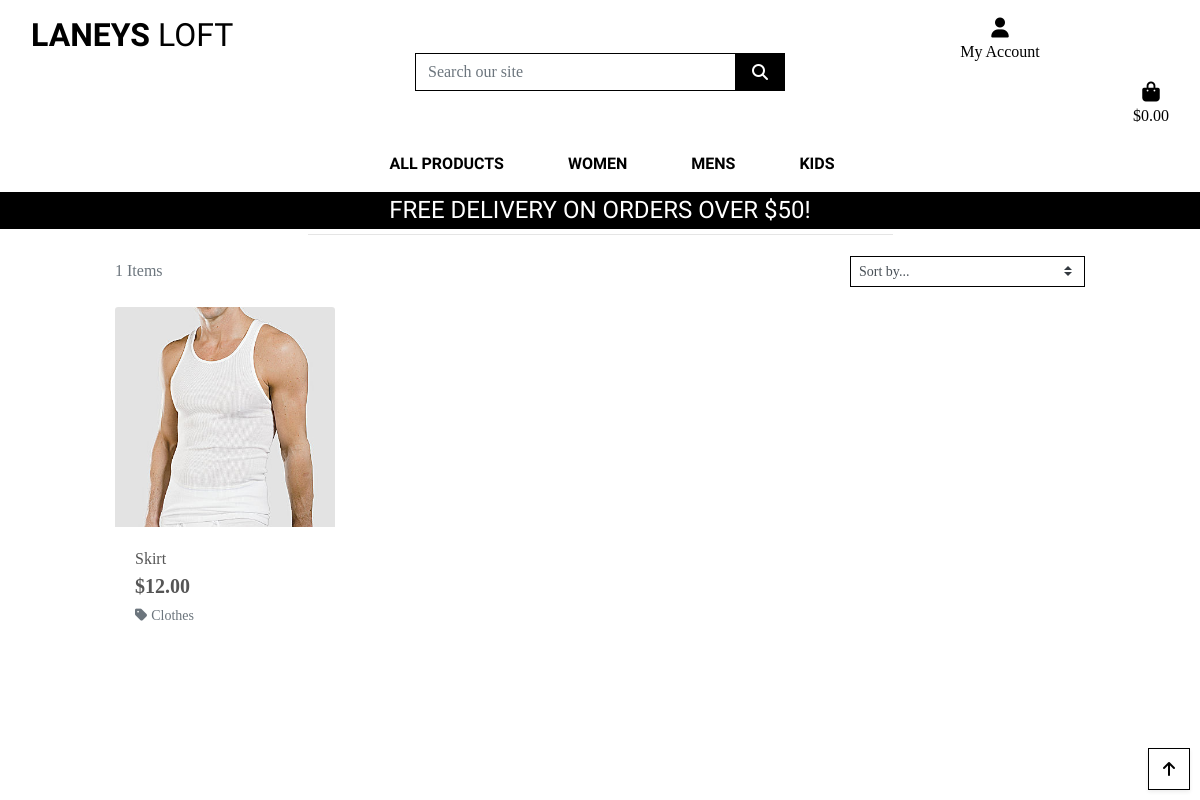
Before: /items/ with the older database file.
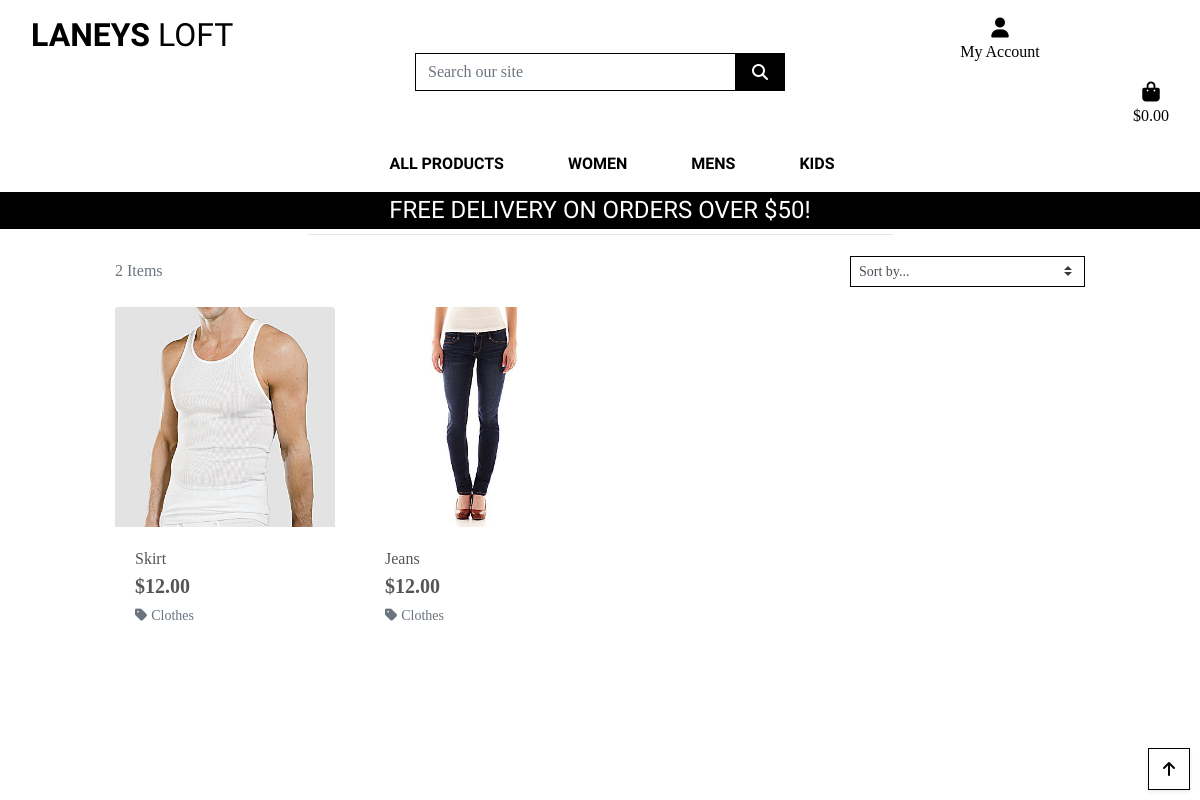
After: the same page with the newer database file.
### items/models.py (models this page shows, shortened)
class Item(models.Model):
    category = models.ForeignKey('Category', null=True, blank=True, on_delete=models.SET_NULL)
    sku = models.UUIDField(primary_key=True, default=uuid.uuid4, editable=False, max_length=2254)
    name = models.CharField(max_length=254)
    clothes_type = models.ForeignKey('ClothesType', null=True, blank=True, on_delete=models.SET_NULL)
    men_women_children = models.CharField(max_length=200, choices=MEN_WOMEN_CHILDREN, default='na')
    size = models.ForeignKey('Size', null=True, blank=True, on_delete=models.SET_NULL)
    kids_age = models.ForeignKey('KidsAge', null=True, blank=True, on_delete=models.SET_NULL)
    colour = models.ForeignKey('Colour', null=True, blank=True, on_delete=models.SET_NULL)
    brand_or_author = models.ForeignKey('BrandOrAuthor', null=True, blank=True, on_delete=models.SET_NULL)
    description = models.TextField()
    price = models.DecimalField(max_digits=6, decimal_places=2)
    quality = models.CharField(max_length=254)
    image_url = models.URLField(max_length=1024, null=True, blank=True)
    image = models.ImageField(null=True, blank=True)

class Category(models.Model):
    class Meta:
        verbose_name_plural = 'Categories'
    name = models.CharField(max_length=254)
    friendly_name = models.CharField(max_length=254, null=True, blank=True)

### items/views.py (the view, shortened to what this page needs)
# urls.py: path('', views.all_items, name='items'),
def all_items(request):
    items = Item.objects.all()
    query = None
    categories = None
    sort = None
    direction = None
    current_sorting = f'{sort}_{direction}'
    context = {
        'items': items,
        'search_term': query,
        'current_categories': categories,
        'current_sorting': current_sorting,
    }
    return render(request, 'items/items.html', context)

### bag/contexts.py (called while the page is built)
def bag_contents(request):
    bag_items = []
    total = 0
    product_count = 0
    if total < settings.FREE_DELIVERY_THRESHOLD:
        delivery = total * Decimal(settings.STANDARD_DELIVERY_PERCENTAGE / 100)
        free_delivery_delta = settings.FREE_DELIVERY_THRESHOLD - total
    else:
        delivery = 0
        free_delivery_delta = 0
    grand_total = delivery + total
    context = {
        'bag_items': bag_items,
        'total': total,
        'product_count': product_count,
        'delivery': delivery,
        'free_delivery_delta': free_delivery_delta,
        'free_delivery_threshold': settings.FREE_DELIVERY_THRESHOLD,
        'grand_total': grand_total,
    }
    return context

### items/templates/items/items.html (shortened to what this page needs)
{% extends "base.html" %}
{% load static %}
{% block page_header %}
    <div class="container header-container">
    </div>
{% endblock %}
{% block content %}
    <div class="overlay"></div>
    <div class="container-fluid">
        <div class="row">
            <div class="col text-center mt-3">
                <h2 class="logo-font">Products</h2>
                <hr class="w-50 mb-1">
            </div>
        </div>
        <div class="row">
            <div class="product-container col-10 offset-1">
                <div class="row mt-1 mb-2">
                    <div class="col-12 col-md-6 my-auto order-md-last d-flex justify-content-center justify-content-md-end">
                        <div class="sort-select-wrapper w-50">
                            <select id="sort-selector" class="custom-select custom-select-sm rounded-0 border border-{% if current_sorting != 'None_None' %}info{% else %}black{% endif %}">
                                <option value="reset" {% if current_sorting == 'None_None' %}selected{% endif %}>Sort by...</option>
                            </select>
                        </div>
                    </div>
                    <div class="col-12 col-md-6 order-md-first">
                        <p class="text-muted mt-3 text-center text-md-left">
                            {{ items|length }} Items{% if search_term %} found for <strong>"{{ search_term }}"</strong>{% endif %}
                        </p>
                    </div>
                </div>
                <div class="row">
                    {% for item in items %}
                        <div class="col-sm-6 col-md-6 col-lg-4 col-xl-3">
                            <div class="card h-100 border-0">
                                {% if item.image %}
                                <a href="{% url 'item_detail' item.sku %}">
                                    <img class="card-img-top img-fluid" src="{{ item.image.url }}" alt="{{ item.name }}">
                                </a>
                                {% else %}
                                <a href="{% url 'item_detail' item.sku %}">
                                    <img class="card-img-top img-fluid" src="{{ MEDIA_URL }}noimage.png" alt="{{ item.name }}">
                                </a>
                                {% endif %}
                                <div class="card-body pb-0">
                                    <p class="mb-0">{{ item.name }}</p>
                                </div>
                                <div class="card-footer bg-white pt-0 border-0 text-left">
                                    <div class="row">
                                        <div class="col">
                                            <p class="lead mb-0 text-left font-weight-bold">${{ item.price }}</p>
                                            {% if item.category %}
                                            <p class="small mt-1 mb-0">
                                                <a class="text-muted" href="{% url 'items' %}?category={{item.category.name }}">
                                                    <i class="fas fa-tag mr-1"></i>{{ item.category.friendly_name }}
                                                </a>
                                            </p>
                                            {% endif %}
                                        </div>
                                    </div>
                                </div>
                            </div>
                        </div>
                    {% endfor %}
                </div>
            </div>
        </div>
    </div>
    <div class="btt-button shadow-sm rounded-0 border border-black">
        <a class="btt-link d-flex h-100">
            <i class="fas fa-arrow-up text-black mx-auto my-auto"></i>
        </a>
    </div>
{% endblock %}

### templates/base.html (shortened to what this page needs)
{% load static %}
<!doctype html>
<html lang="en">
    <head>
        {% block corecss%}
            <link rel="stylesheet" href="https://cdn.jsdelivr.net/npm/bootstrap@4.6.2/dist/css/bootstrap.min.css">
            <link rel="stylesheet" href="{% static 'css/base.css' %}">
            {% endblock %}
    </head>
    <body>
        <header class="container-fluid fixed-top">
            <div id="topnav" class="row bg-white pt-lg-2 d-none d-lg-flex">
                <div class="col-12 col-lg-4 py-1 py-lg-0 text-center text-lg-left">
                    <a href="{% url 'home' %}" class="nav-link main-logo-link">
                        <h2 class="logo-font text-black my-0"><strong>Laneys</strong> Loft</h2>
                    </a>
                </div>
                <div class="col-12 col-lg-4 my-auto py-1 py-lg-0">
                    <form method="GET" action="{% url 'items' %}">
                        <div class="input-group w-100">
                            <input class="form-control border border-black rounded-0" type="text" name="q" placeholder="Search our site">
                            <div class="input-group-append">
                                <button class="form-control btn btn-black border border-black rounded-0" type="submit">
                                    <span class="icon">
                                        <i class="fas fa-search"></i>
                                    </span>
                                </button>
                            </div>
                        </div>
                    </form>
                </div>
                <div class="col-12 col-lg-4 my-auto py-1 py-lg-0">
                    <ul class="list-inline list-unstyled text-center text-lg-right my-0">
                        <li class="list-in line-item dropdown">
                            <a class="text-black nav-link" href="#" id="user-options" data-toggle="dropdown" aria-haspopup="true" aria-expanded="false">
                                <div class="text-center">
                                    <div><i class="fas fa-user fa-lg"></i></div>
                                    <p class="my-0">My Account</p>
                                </div>
                            </a>
                        </li>
                        <li class="list-inline-item">
                            <a class="{% if grand_total %}text-info font-weight-bold{% else %}text-black{% endif %} nav-link" href="{% url 'view_bag' %}">
                                <div class="text-center">
                                    <div><i class="fas fa-shopping-bag fa-lg"></i></div>
                                    <p class="my-0">
                                        {% if grand_total %}
                                            ${{ grand_total|floatformat:2 }}
                                        {% else %}
                                            $0.00
                                        {% endif %}
                                    </p>
                                </div>
                            </a>
                        </li>
                    </ul>
                </div>
            </div>
            <div class="row bg-white">
                <nav class="navbar navbar-expand-lg navbar-light w-100">
                    {% include 'includes/main-nav.html' %}
                </nav>
            </div>
            <div id="delivery-banner" class="row text-center">
                <div class="col bg-black text-white">
                    <h4 class="logo-font my-1">Free delivery on orders over ${{ free_delivery_threshold }}!</h4>
                </div>
            </div>
        </header>
        {% block page_header %}
        {% endblock %}
        {% block content %}
        {% endblock %}
    </body>
</html>

### templates/includes/main-nav.html (shortened to what this page needs)
<div class="collapse navbar-collapse" id="main-nav">
    <ul class="navbar-nav w-auto mx-auto">
        <li class="nav-item dropdown">
            <a class="logo-font font-weight-bold nav-link text-black mr-5" href="#" id="all-products-link" data-toggle="dropdown" aria-haspopup="true" aria-expanded="false">
                All Products
            </a>
        </li>
        <li class="nav-item dropdown">
            <a class="logo-font font-weight-bold nav-link text-black mr-5" href="#" id="clothing-link" data-toggle="dropdown" aria-haspopup="true" aria-expanded="false">
                women
            </a>
        </li>
        <li class="nav-item dropdown">
            <a class="logo-font font-weight-bold nav-link text-black mr-5" href="#" id="homeware-link" data-toggle="dropdown" aria-haspopup="true" aria-expanded="false">
                Mens
            </a>
        </li>
        <li class="nav-item dropdown">
            <a class="logo-font font-weight-bold nav-link text-black" href="#" id="specials-link" data-toggle="dropdown" aria-haspopup="true" aria-expanded="false">
                Kids
            </a>
        </li>
    </ul>
</div>

### static/css/base.css (style rules this page uses)
html { height: 100%; }
body { background: url('/media/homepage_background_cropped.jpg') no-repeat center center fixed; background-size: cover; height: calc(100vh - 164px); color: #555; font-family: 'Shippori Antuque'; }
.icon { align-items: center; display: inline-flex; justify-content: center; height: 1.5rem; width: 1.5rem; }
.logo-font { text-transform: uppercase; font-family: 'Shippori Antique', sans-serif; }
.main-logo-link { width: fit-content; }
.btn-black { background: black; color: white; }
.text-black { color: #000 !important; }
.border-black { border: 1px solid black !important; }
.bg-black { background:#000 !important; }
.overlay { height: 100%; width: 100%; top: 0; left: 0; position: fixed; background: white; z-index: -1; }
.btt-button { height: 42px; width: 42px; position: fixed; bottom: 10px; right: 10px; }
.btt-link { cursor: pointer; }
@media (min-width: 1200px) { .container { max-width: 80%; } }
@media (min-width: 992px) { .header-container { padding-top: 164px; } }

Changed rows visible on the page:
added Item: image (picture), name "Jeans", price "12.00", category.friendly_name "Clothes"
Other visible differences:
{{ items|length }}: "1" → "2"
